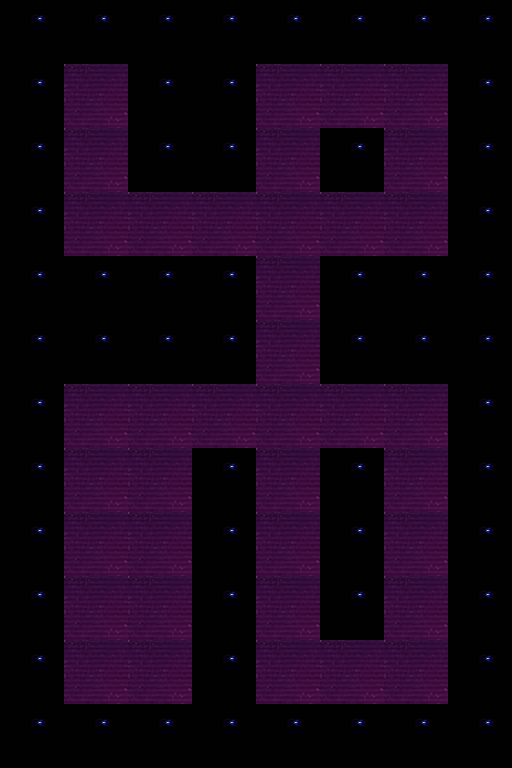

Tiled map render using the project's own tile images. Description and the whole map definition, tile-layer contents included, below:
An orthogonal 8x12 tile map with 64x64 px tiles, 3 tile layers (Background, traj, blockage01), 2 tilesets and 1 object (Ball).

<map version="1.5" tiledversion="1.7.2" orientation="orthogonal" renderorder="right-down" width="8" height="12" tilewidth="64" tileheight="64" infinite="0" nextlayerid="6" nextobjectid="2">
 <tileset firstgid="1" name="3" tilewidth="64" tileheight="64" spacing="1" margin="1" tilecount="1144" columns="52">
  <image source="3.jpg" width="3440" height="1440" />
  <tile id="0">
   <properties>
    <property name="Blockage" value="True" />
   </properties>
  </tile>
 </tileset>
 <tileset firstgid="1145" name="4" tilewidth="64" tileheight="64" spacing="1" margin="1" tilecount="99" columns="11">
  <image source="4.jpg" width="736" height="588" />
 </tileset>
 <layer id="1" name="Background" width="8" height="12">
  <data encoding="csv">
293,294,295,296,297,298,299,300,
345,346,347,348,349,350,351,352,
397,398,399,400,401,402,403,404,
449,450,451,452,453,454,455,456,
501,502,503,504,505,506,507,508,
553,554,555,556,557,558,559,560,
605,606,607,608,609,610,611,612,
657,658,659,660,661,662,663,664,
709,710,711,712,713,714,715,716,
761,762,763,764,765,766,767,768,
813,814,815,816,817,818,819,820,
865,866,867,868,869,870,871,872
</data>
 </layer>
 <layer id="3" name="traj" width="8" height="12">
  <data encoding="csv">
0,0,0,0,0,0,0,0,
0,1171,0,0,1171,1171,1171,0,
0,1171,0,0,1171,0,1171,0,
0,1171,1171,1171,1171,1171,1171,0,
0,0,0,0,1171,0,0,0,
0,0,0,0,1171,0,0,0,
0,1171,1171,1171,1171,1171,1171,0,
0,1171,1171,0,1171,0,1171,0,
0,1171,1171,0,1171,0,1171,0,
0,1171,1171,0,1171,0,1171,0,
0,1171,1171,0,1171,1171,1171,0,
0,0,0,0,0,0,0,0
</data>
 </layer>
 <layer id="4" name="blockage01" width="8" height="12">
  <data encoding="csv">
1,1,1,1,1,1,1,1,
1,0,1,1,0,0,0,1,
1,0,1,1,0,1,0,1,
1,0,0,0,0,0,0,1,
1,1,1,1,0,1,1,1,
1,1,1,1,0,1,1,1,
1,0,0,0,0,0,0,1,
1,0,0,1,0,1,0,1,
1,0,0,1,0,1,0,1,
1,0,0,1,0,1,0,1,
1,0,0,1,0,0,0,1,
1,1,1,1,1,1,1,1
</data>
 </layer>
 <objectgroup id="5" name="Objects">
  <object id="1" name="Ball" x="96" y="674" />
 </objectgroup>
</map>
